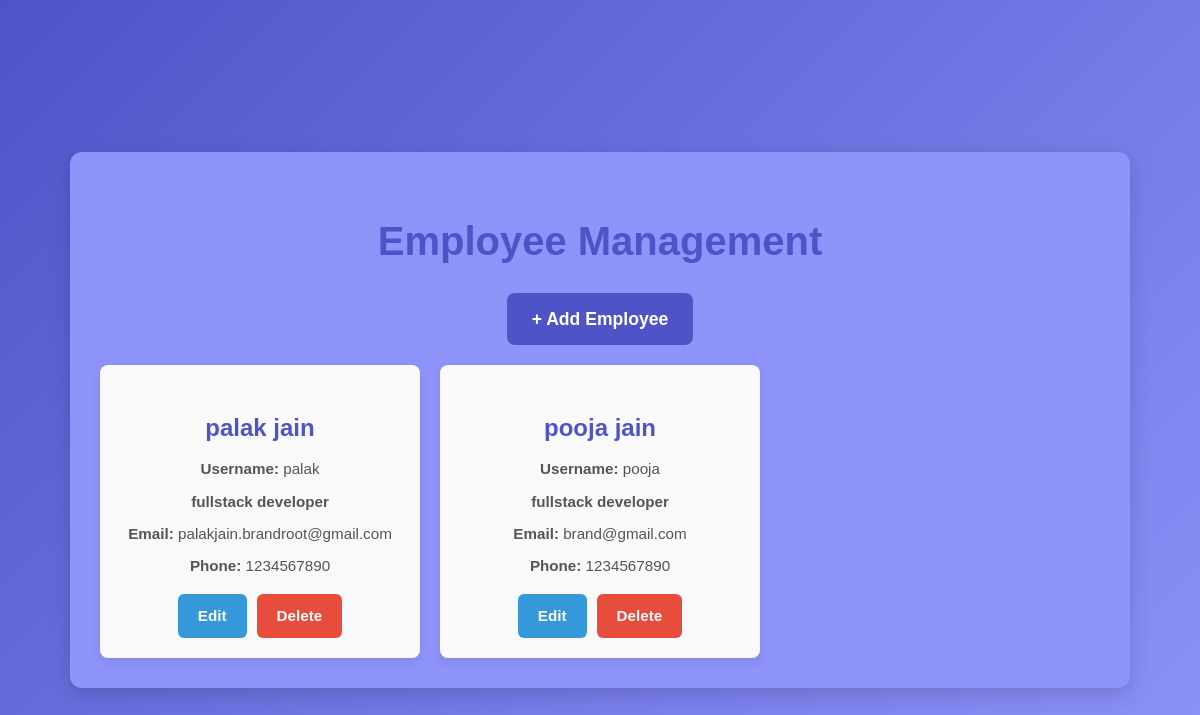
Page /admin-dashboard/employee/ on the committed database.
### group/models.py (models this page shows, shortened)
class Employee(models.Model):
    employee_id = models.AutoField(primary_key=True)
    name = models.CharField(max_length=255)
    username = models.CharField(max_length=255, unique=True)
    password = models.CharField(max_length=100)  # No hashing, just plain text password
    dob = models.DateField()
    phone_number = models.CharField(max_length=15)
    email = models.EmailField(unique=True)
    designation = models.CharField(max_length=255)
    document = models.FileField(upload_to='employee_documents/', null=True, blank=True)
    office_in_time = models.DateTimeField(null=True, blank=True)  # To store login time
    latitude = models.DecimalField(max_digits=9, decimal_places=6, null=True, blank=True)  # For location tracking
    longitude = models.DecimalField(max_digits=9, decimal_places=6, null=True, blank=True)  # For location tracking
    is_active = models.BooleanField(default=True)  # To manage employee status
    date_joined = models.DateTimeField(default=now)  # To track when the employee was added to the system
    profile_picture = models.ImageField(upload_to='employee_profiles/', null=True, blank=True)  # Optional profile picture
    last_login = models.DateTimeField(default=timezone.now)  # Add this field

### group/views.py (the view)
# urls.py: path('admin-dashboard/employee/', views.employee_view, name='employee'),
def employee_view(request):
    employees = Employee.objects.all()
    return render(request, 'employee.html', {'employees': employees})

### templates/employee.html (shortened to what this page needs)
{% load static %}
<!DOCTYPE html>
<html lang="en">
<head>
    <link rel="stylesheet" href="{% static 'css/style.css' %}">
</head>
<body>
    <div class="container">
        <h1>Employee Management</h1>
        <a href="{% url 'create_employee' %}" class="create-employee-btn">+ Add Employee</a>
        <div class="employee-list">
            {% for employee in employees %}
                <div class="employee-card">
                    <h3>{{ employee.name }}</h3>
                    <p><strong>Username:</strong> {{ employee.username }}</p>
                    <p class="designation">{{ employee.designation }}</p>
                    <p><strong>Email:</strong> {{ employee.email }}</p>
                    <p><strong>Phone:</strong> {{ employee.phone_number }}</p>
                    <div class="actions">
                        <a href="{% url 'edit_employee' employee.employee_id %}" class="edit-btn">Edit</a>
                        <a href="{% url 'delete_employee' employee.employee_id %}" class="delete-btn">Delete</a>
                    </div>
                </div>
            {% empty %}
                <p>No employees available.</p>
            {% endfor %}
        </div>
    </div>
</body>
</html>

### group/static/css/style.css (style rules this page uses)
body { font-family: Arial, sans-serif; line-height: 1.6; margin: 0; padding: 20px; background-color: #f5f5f5; }

### templates/employee.html (style rules this page uses)
body { font-family: Arial, sans-serif; background: linear-gradient(135deg, #4e54c8, #8f94fb); min-height: 100vh; color: #333; margin: 0; display: flex; align-items: center; justify-content: center; }
.container { max-width: 1000px; width: 90%; background: #8f94fb; border-radius: 12px; padding: 30px; box-shadow: 0 6px 20px rgba(0, 0, 0, 0.15); text-align: center; }
h1 { color: #4e54c8; font-size: 2.5rem; margin-bottom: 20px; }
.create-employee-btn { display: inline-block; background-color: #4e54c8; color: #ffffff; padding: 12px 25px; font-size: 1.1rem; text-decoration: none; border-radius: 8px; transition: background-color 0.3s, transform 0.2s; font-weight: bold; margin-bottom: 20px; }
.employee-list { display: grid; grid-template-columns: repeat(auto-fill, minmax(280px, 1fr)); gap: 20px; }
.employee-card { background: #f9f9f9; padding: 20px; border-radius: 8px; box-shadow: 0 4px 12px rgba(0, 0, 0, 0.1); transition: box-shadow 0.3s ease, transform 0.3s ease; }
.employee-card h3 { font-size: 1.5rem; color: #4e54c8; margin-bottom: 10px; }
.employee-card p { font-size: 0.95rem; margin: 8px 0; color: #555; }
.designation { font-weight: bold; color: #f39c12; }
.actions { display: flex; justify-content: center; gap: 10px; margin-top: 15px; }
.actions a { display: inline-block; padding: 10px 20px; border-radius: 6px; font-size: 0.95rem; color: #fff; text-decoration: none; font-weight: bold; transition: background-color 0.3s, transform 0.2s; }
.edit-btn { background-color: #3498db; }
.delete-btn { background-color: #e74c3c; }

### rows in the picture
Employee: name "palak jain", username "palak", designation "fullstack developer", email "palakjain.brandroot@gmail.com", phone_number "1234567890"
Employee: name "pooja jain", username "pooja", designation "fullstack developer", email "brand@gmail.com", phone_number "1234567890"
